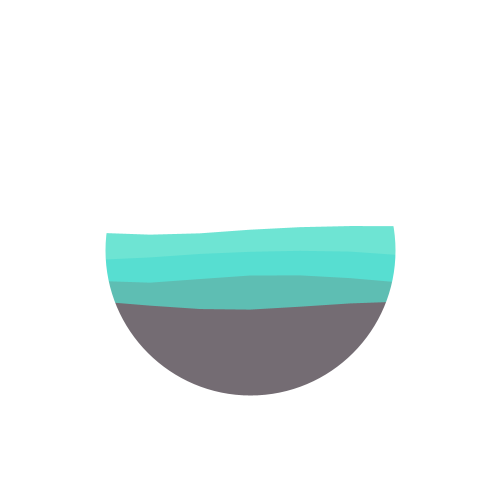
Frame 1 (no input)
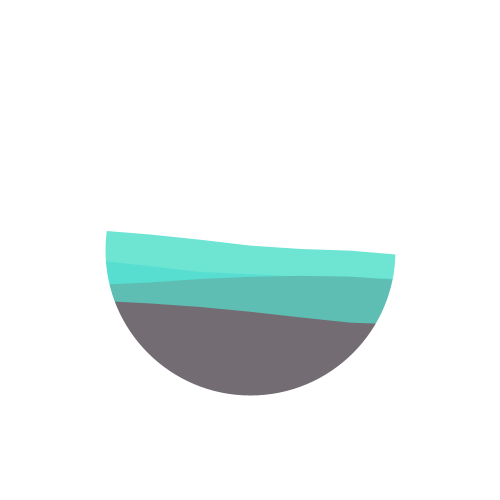
Frame 60 (the mouse pressed at the canvas centre just before this capture)
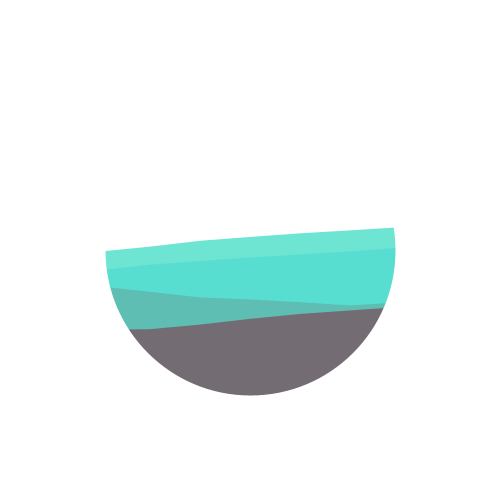
Frame 120 (the mouse held since frame 60 and released just before this capture)

The Processing sketch that drew these frames (run headless with seeded random() and noise(); from frame 60 on, the mouse is pressed at the canvas centre):

// Processing sketch: about
// ── about.pde
//float yoff = 0.0; // 2nd dimension of perlin noise //<>// //<>// //<>// //<>// //<>//
int num = 4;
color a,b,c,d;
color[] colorstack;
Wave[] ws = new Wave[num];
void setup() {
  randomSeed(0);
  frameRate(20);
  size(500, 500);
  colorMode(RGB,255,255,255,1);
  
  a = color(116,108,115);
  b = color(94,190,179);
  c = color(87,222,209);
  d = color(110,228,211);
  color[] colorstack = {d,c,b,a};
  for(int i =0;i<num;i++){
  ws[i] = new Wave(colorstack[i],i);
  ws[i].make();
  }
}

void draw() {
   background(255,1);
for (Wave w : ws){  
    w.update();
    w.make(); 
  }
  drawmask();
}

void drawmask(){

    stroke(255);
    strokeWeight(210);
    fill(255,0);
    int rad = 500;
    ellipse(250, 250, rad, rad);

}
 //<>//

class Wave{
int offset;
color c;
float yn;
 Wave(color ic, int x){
   c = ic;
   offset = x* 25;
   yn = random(0,1);
 } 
 
 void update(){ //<>// //<>// //<>// //<>//
 //yoff += 0.01;
 yn += 0.01;
 }
   //<>//
void make(){
   //<>//
  //yoff = iy; //<>// //<>//
   //<>//
  pushMatrix();
 
  noStroke();
  fill(c); //<>//
  // We are going to draw a polygon out of the wave points
  beginShape(); 
 
  //float xoff = 0;       // Option #1: 2D Noise
   float xoff = yn; // Option #2: 1D Noise //<>// //<>// //<>// //<>//
  
  // Iterate over horizontal pixels
  for (float x = 0; x <= width; x += 50) {
    // Calculate a y value according to noise, map to 
    //float y = map(noise(xoff, yoff), 0, 1, 200,300); // Option #1: 2D Noise
     float y = map(noise(xoff), 0, 1, 200,270);    // Option #2: 1D Noise
    
    // Set the vertex
    vertex(x, y + offset); 
    // Increment x dimension for noise
    xoff += 0.08;
  }
  // increment y dimension for noise
  //yoff += 0.01;
  vertex(width, height);
  vertex(0, height);
  endShape();
  popMatrix();
}  
  
}
